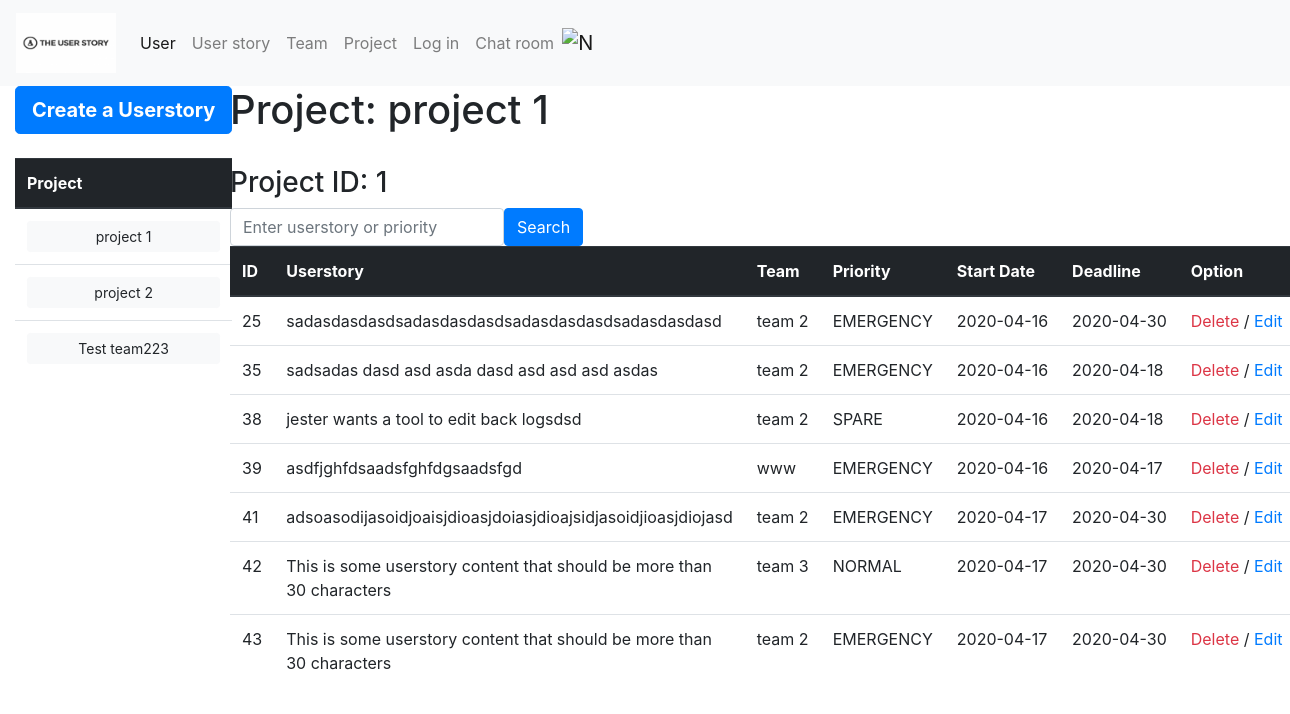
Screenshot of /userstory/project1 with the database file from the repository.
### app/models.py (models this page shows)
class Project(db.Model):
    _table_ = db.Model.metadata.tables['project']
    __table_args__ = {'extend_existing': True}
    project_id = db.Column(db.Integer, primary_key=True)

class Userstory(db.Model):
    _table_ = db.Model.metadata.tables['userstory']
    __table_args__ = {'extend_existing': True}
    userstory_id = db.Column(db.Integer, primary_key=True)

class Team(db.Model):
    _table_ = db.Model.metadata.tables['team']
    __table_args__ = {'extend_existing': True}
    team_id = db.Column(db.Integer, primary_key=True)

### app/userstory/routes.py (the view)
@bp_userstory.route('/userstory/project<project_id>', methods=['GET','POST'])
def userstory_info(project_id):
    one_project = Project.query.filter(Project.project_id.contains(project_id)).all()
    projects = Project.query.all()
    if request.method == 'POST':
        term = request.form['search_term']
        results = Userstory.query.join(Project).filter(Project.project_id.contains(project_id)).filter(Userstory.content.contains(term)|Userstory.priority.contains(term)).all()
        if not results:
            flash('No Userstory Found')
        return render_template('userstory_information.html', userstories=results, one_project=one_project)
    else:
        userstories = Userstory.query.join(Team, Project).with_entities(Team.team_id,
                                                                        Team.name.label('team_name'),
                                                                        Userstory.userstory_id, Userstory.content,
                                                                        Userstory.priority,
                                                                        Userstory.creation_date,
                                                                        Userstory.deadline,
                                                                        Project.project_id,
                                                                        Project.name.label('project_name'),
                                                                        Project.description).filter(
                                                                        Project.project_id.contains(project_id)).all()
    return render_template('userstory_information.html', userstories=userstories, one_project=one_project, projects=projects)

### app/templates/userstory_information.html (shortened to what this page needs)
{% extends "userstory_base.html" %}
{% block userstory_base_content %}
    <div class="col-10">
        <h1>Project: {{ one_project[0].name }}</h1><br>
        <h3>Project ID: {{ one_project[0].project_id }}</h3>
        <form class="form-inline ml-auto" action="{{ url_for('userstory.userstory_info',project_id=one_project[0].project_id) }}" method="post">
            <input class="form-control" type="search" placeholder="Enter userstory or priority"
                   aria-label="Search" name="search_term">
            <button class="btn btn-primary btn-outline" type="submit">Search</button>
        </form>
        <table class="table">
            <thead class="thead-dark">
            <tr>
                <th scope="col">ID</th>
                <th scope="col">Userstory</th>
                <th scope="col">Team</th>
                <th scope="col">Priority</th>
                <th scope="col"><span class="text-nowrap">Start Date</span></th>
                <th scope="col">Deadline</th>
                <th scope="col">Option</th>
            </tr>
            {% for userstory in userstories %}
                <tr>
                    <td>{{ userstory.userstory_id }}</td>
                    <td>{{ userstory.content }}</td>
                    <td><span class="text-nowrap">{{ userstory.team_name }}</span></td>
                    <td>{{ userstory.priority }}</td>
                    <td><span class="text-nowrap">{{ userstory.creation_date }}</span></td>
                    <td><span class="text-nowrap">{{ userstory.deadline }}</span></td>
                    <td>
                        <span class="text-nowrap">
                        <a class="text-danger"
                           href="{{ url_for('userstory.delete_userstory', userstory_id=userstory.userstory_id, project_id=one_project[0].project_id) }}">
                           Delete
                        </a>
                         /
                        <a class="text-primary"
                           href="{{ url_for('userstory.userstory_edition', userstory_id=userstory.userstory_id) }}">
                            Edit
                        </a>
                        </span>
                    </td>
                </tr>
            {% endfor %}
            </thead>
        </table>
    </div>
{% endblock %}

### app/templates/userstory_base.html (shortened to what this page needs)
{% extends "base.html" %}
{% block content %}
    <div role=main>
        <div class="container-fluid">
            <div class="row">
                <div class="col-2">
                    <ul class="nav flex-column">
                        <li class="nav-item">
                            <a href="{{ url_for('userstory.userstory_creation') }}"
                               class="btn btn-primary btn-lg btn-block"><strong>Create a Userstory</strong>
                            </a><br>
                        </li>
                        <li class="nav-item">
                            <table class="table">
                                <thead class="thead-dark">
                                <tr>
                                    <th scope="col">Project</th>
                                </tr>
                                {% for project in projects %}
                                    <tr>
                                        <td><a type="button" class="btn btn-light btn-sm btn-block"
                                               href="{{ url_for('userstory.userstory_info', project_id=project.project_id) }}">{{ project.name }}</a>
                                        </td>
                                    </tr>
                                {% endfor %}
                                </thead>
                            </table>
                        </li>
                    </ul>
                </div>
                {% block userstory_base_content %}{% endblock %}
            </div>
        </div>
    </div>
{% endblock %}

### app/templates/base.html (shortened to what this page needs)
<!DOCTYPE html>
<html lang="en">
<head>
    <link rel="stylesheet" href="{{ url_for('static', filename='css/bootstrap.css') }}">
</head>
<body>
<nav class="navbar navbar-expand-lg navbar-light bg-light">
    <a class="navbar-brand" href=" ">
        <img src="{{ url_for('static',filename='the_user_story_logo.png') }}" class="d-inline-block align-top" alt="App
    Logo" width="100" height="60">
    </a>
    <div class="collapse navbar-collapse" id="navbarNavAltMarkup">
        <div class="navbar-nav">
            <a class="nav-item nav-link active" href="{{ url_for('auth.signup') }}">User </a>
            <a class="nav-item nav-link" href="{{ url_for('userstory.userstory_base') }}">User story</a>
            <a class="nav-item nav-link" href="{{ url_for('team.team_base') }}">Team</a>
            <a class="nav-item nav-link" href="{{ url_for('project.backlog') }}">Project</a>
            {% if current_user.is_anonymous %}
                <li class="nav-item">
                    <a class="nav-link" href="{{ url_for('auth.login') }}">Log in</a>
                </li>
            {% else %}
                <li class="nav-item">
                    <a class="nav-link" href="{{ url_for('auth.logout') }}">Logout</a>
                </li>
            {% endif %}
            <a class="nav-item nav-link" href="{{ url_for('chatapp.room') }}">Chat room</a>
            <a class="navbar-brand" href="#">
                <img src="{{ url_for('static', filename='notificationLOGO.jpg') }}" class="d-inline-block align-top"
                     width="30px" height="30px"
                     alt="Notification">
            </a>
        </div>
    </div>
</nav>
<div role=main>
    {% block content %}
    {% endblock %}
</div>
</body>
</html>

### rows the page displays
Project: name "project 1", project_id "1"
Project: name "project 2"
Project: name "Test team223"
Userstory: userstory_id "25", content "sadasdasdasdsadasdasdasdsadasdasdasdsadasdasdasd", team_name "team 2", priority "EMERGENCY", creation_date "2020-04-16", deadline "2020-04-30"
Userstory: userstory_id "35", content "sadsadas dasd asd asda dasd asd asd asd asdas", team_name "team 2", priority "EMERGENCY", creation_date "2020-04-16", deadline "2020-04-18"
Userstory: userstory_id "38", content "jester wants a tool to edit back logsdsd", team_name "team 2", priority "SPARE", creation_date "2020-04-16", deadline "2020-04-18"
Userstory: userstory_id "39", content "asdfjghfdsaadsfghfdgsaadsfgd", team_name "www", priority "EMERGENCY", creation_date "2020-04-16", deadline "2020-04-17"
Userstory: userstory_id "41", content "adsoasodijasoidjoaisjdioasjdoiasjdioajsidjasoidjioasjdiojasd", team_name "team 2", priority "EMERGENCY", creation_date "2020-04-17", deadline "2020-04-30"
Userstory: userstory_id "42", content "This is some userstory content that should be more than 30 characters", team_name "team 3", priority "NORMAL", creation_date "2020-04-17", deadline "2020-04-30"
Userstory: userstory_id "43", content "This is some userstory content that should be more than 30 characters", team_name "team 2", priority "EMERGENCY", creation_date "2020-04-17", deadline "2020-04-30"
